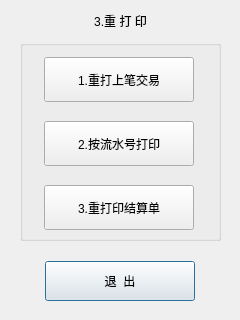
<?xml version="1.0" encoding="UTF-8"?>
<ui version="4.0">
 <class>MainKey3</class>
 <widget class="QDialog" name="MainKey3">
  <property name="geometry">
   <rect>
    <x>0</x>
    <y>0</y>
    <width>240</width>
    <height>320</height>
   </rect>
  </property>
  <property name="windowTitle">
   <string>Form</string>
  </property>
  <widget class="QLabel" name="Title">
   <property name="geometry">
    <rect>
     <x>10</x>
     <y>5</y>
     <width>221</width>
     <height>31</height>
    </rect>
   </property>
   <property name="text">
    <string>3.重 打 印</string>
   </property>
   <property name="alignment">
    <set>Qt::AlignCenter</set>
   </property>
  </widget>
  <widget class="QPushButton" name="pushButton_4">
   <property name="geometry">
    <rect>
     <x>45</x>
     <y>261</y>
     <width>150</width>
     <height>40</height>
    </rect>
   </property>
   <property name="text">
    <string>退  出</string>
   </property>
  </widget>
  <widget class="QGroupBox" name="groupBox">
   <property name="geometry">
    <rect>
     <x>20</x>
     <y>40</y>
     <width>201</width>
     <height>201</height>
    </rect>
   </property>
   <property name="title">
    <string/>
   </property>
   <widget class="QPushButton" name="pushButton">
    <property name="geometry">
     <rect>
      <x>24</x>
      <y>17</y>
      <width>150</width>
      <height>45</height>
     </rect>
    </property>
    <property name="minimumSize">
     <size>
      <width>150</width>
      <height>45</height>
     </size>
    </property>
    <property name="maximumSize">
     <size>
      <width>150</width>
      <height>45</height>
     </size>
    </property>
    <property name="text">
     <string>1.重打上笔交易</string>
    </property>
   </widget>
   <widget class="QPushButton" name="pushButton_3">
    <property name="geometry">
     <rect>
      <x>24</x>
      <y>145</y>
      <width>150</width>
      <height>45</height>
     </rect>
    </property>
    <property name="minimumSize">
     <size>
      <width>150</width>
      <height>45</height>
     </size>
    </property>
    <property name="maximumSize">
     <size>
      <width>150</width>
      <height>45</height>
     </size>
    </property>
    <property name="text">
     <string>3.重打印结算单</string>
    </property>
   </widget>
   <widget class="QPushButton" name="pushButton_2">
    <property name="geometry">
     <rect>
      <x>24</x>
      <y>81</y>
      <width>150</width>
      <height>45</height>
     </rect>
    </property>
    <property name="minimumSize">
     <size>
      <width>150</width>
      <height>45</height>
     </size>
    </property>
    <property name="maximumSize">
     <size>
      <width>150</width>
      <height>45</height>
     </size>
    </property>
    <property name="text">
     <string>2.按流水号打印</string>
    </property>
   </widget>
  </widget>
 </widget>
 <resources/>
 <connections/>
</ui>
